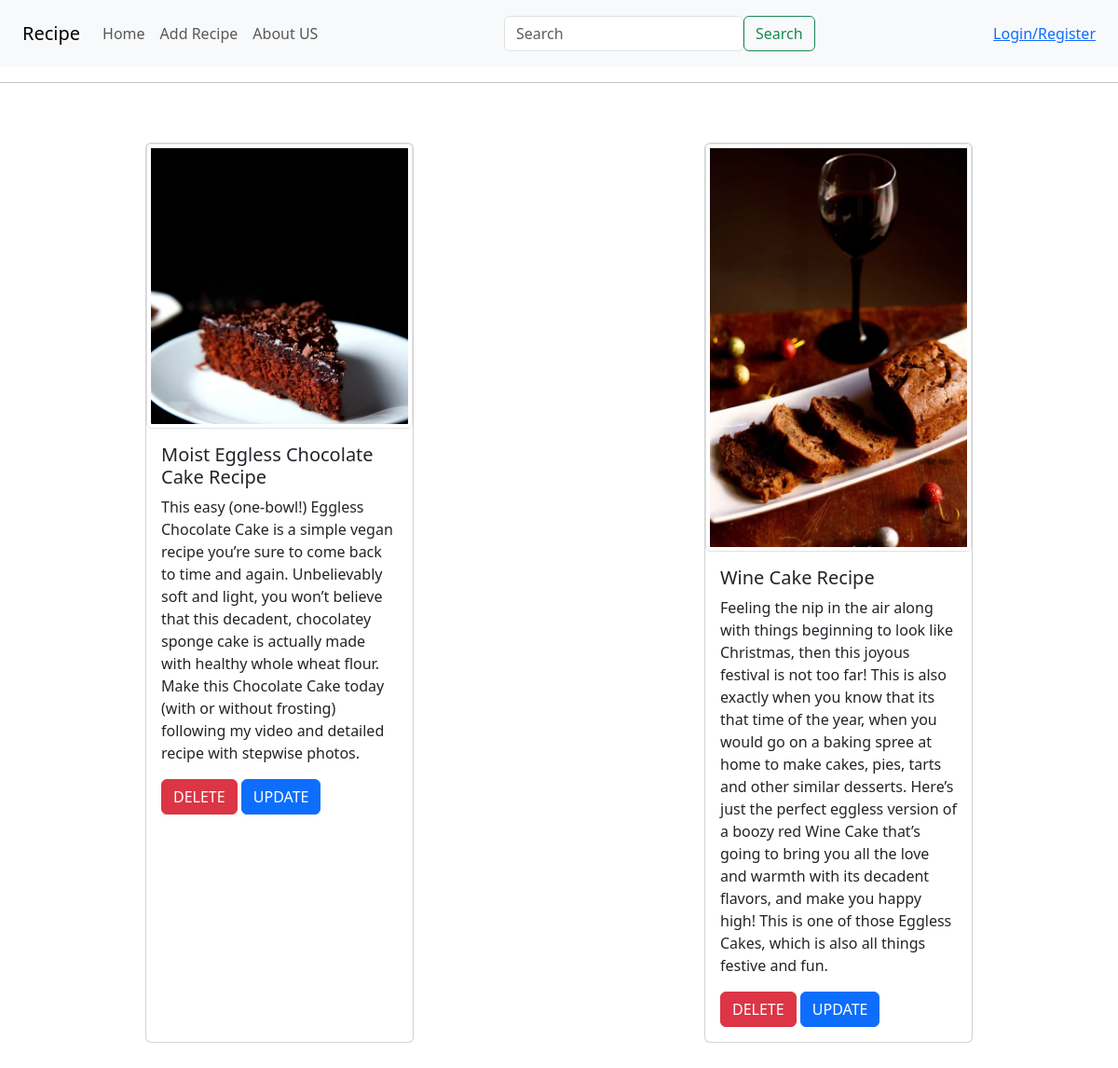
The page / on the database its author committed.
### home/models.py (models this page shows)
class Receipe(models.Model):
    username = models.ForeignKey(User, on_delete = models.SET_NULL , null = True , blank = True)
    receipe_name = models.CharField(max_length = 100)
    receipe_description = models.TextField()
    receipe_image = models.ImageField(upload_to="receipe_images")

### home/views.py (the view)
# urls.py: 2. Add a URL to urlpatterns:  path('', Home.as_view(), name='home')
def Home (request):
    queryset = Receipe.objects.all()
    if request.GET.get('search'):
        queryset = queryset.filter(receipe_name__icontains = request.GET.get('search'))
    context = {'receipes': queryset}
    return render(request ,"home.html", context)

### home/Templates/home.html
{% extends "index.html" %} {% block start %}
<div class="d-flex flex-row justify-content-around flex-wrap">
{% for receipe in receipes %}
{% load static %}
<div class="card my-5 " style="width: 18rem">
  <img src="/media/{{receipe.receipe_image}}" class="card-img-top img-thumbnail" alt="receipe-image" />
  <div class="card-body ">
    <h5 class="card-title">{{ receipe.receipe_name }}</h5>
    <p class="card-text">
      {{ receipe.receipe_description }}
    </p>
    <a href="/delete/{{receipe.id}}" class="btn btn-danger">DELETE</a>
    <a href="/update/{{receipe.id}}" class="btn btn-primary">UPDATE</a>
  </div>
</div>
{% endfor %}
</div>
{% endblock %}

### home/Templates/index.html (shortened to what this page needs)
<!DOCTYPE html>
<html lang="en">
  <head>
    {% load django_bootstrap5 %}
    {% bootstrap_css %}
    {% load static %}
  </head>
  <body>
    <nav class="navbar navbar-expand-lg navbar-light bg-light px-4 py-3">
      <a class="navbar-brand" href="/">Recipe</a>
      <div class="collapse navbar-collapse d-flex justify-content-between" id="navbarSupportedContent">
        <ul class="navbar-nav mr-auto">
          <li class="nav-item active">
            <a class="nav-link" href="/"
              >Home </a
            >
          </li>
          <li class="nav-item">
            <a class="nav-link" href="/receipe/">Add Recipe</a>
          </li>
          <li class="nav-item">
            <a class="nav-link" href="/about_us">About US</a>
          </li>
        </ul>
        <form class="form-inline my-2 my-lg-0 d-flex">
          <input
            class="form-control mr-sm-2"
            type="text"
            placeholder="Search"
            name="search"
          />
          <button class="btn btn-outline-success my-2 my-sm-0" type="submit">
            Search
          </button>
        </form>
        {% if request.user.is_authenticated %}
        <p class="text-bold">Welcome, {{user.username}}</p>
        <a href="/logout/">Logout</a>
        {% else %}
        <a href="/login/">Login/Register</a>
        {% endif %}
      </div>
    </nav>
    <hr>
    {% block start %}
    {% endblock %}
  </body>
</html>

### rows shown on the page
Receipe: receipe_image (picture), receipe_name "Moist Eggless Chocolate Cake Recipe", receipe_description "This easy (one-bowl!) Eggless Chocolate Cake is a simple vegan recipe you’re sure to come back to time and again. Unbelievably soft and light, you won’t believe that this decadent, chocolatey sponge cake is actually made with healthy whole wheat flour. Make this Chocolate Cake today (with or without frosting) following my video and detailed recipe with stepwise photos."
Receipe: receipe_image (picture), receipe_name "Wine Cake Recipe", receipe_description "Feeling the nip in the air along with things beginning to look like Christmas, then this joyous festival is not too far! This is also exactly when you know that its that time of the year, when you would go on a baking spree at home to make cakes, pies, tarts and other similar desserts. Here’s just the perfect eggless version of a boozy red Wine Cake that’s going to bring you all the love and warmth with its decadent flavors, and make you happy high! This is one of those Eggless Cakes, which is also all things festive and fun."
